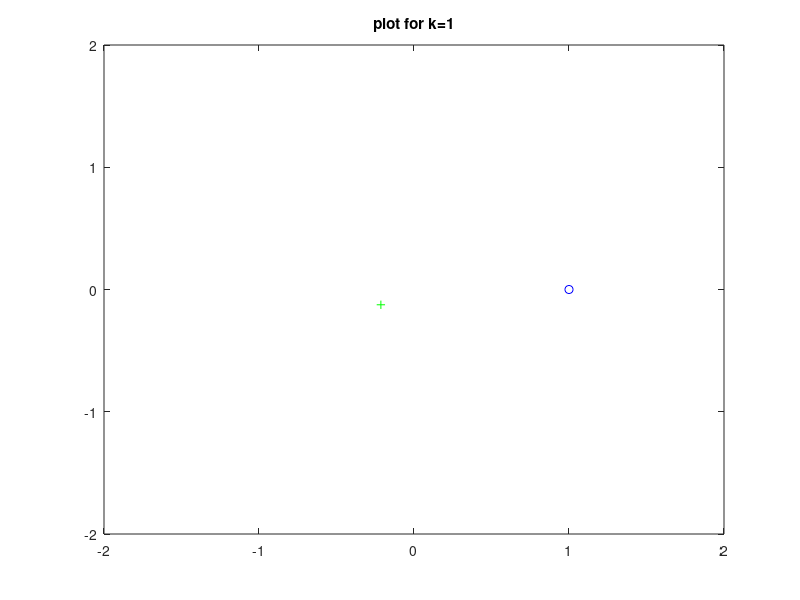

The MATLAB source for this figure: (Note: this script raises an error after producing the figure.)
clear all;
true_theta = rand()*(2*pi);
true_r = rand()*0.75; % constrain it in r=3/4

pos_true = true_r * [cos(true_theta);sin(true_theta)];

for K=[1 2 3 4 40]
   ref_thetas = linspace(0, 2*pi, K+1);
   x = zeros([2 K]);
   y = zeros([1 K]);
   sigma = 0.3*ones([1 K]);
   for j =1:K
      x(1,j) = cos(ref_thetas(j));
      x(2,j) = sin(ref_thetas(j));
      y(j) = norm(x(:, j)-pos_true);
      noise = mvnrnd(0,sigma(j),1);
      while y(j)+noise < 0 % get valid reading
          noise = mvnrnd(0,sigma(j),1);
      end
      y(j) = y(j) + noise;
   end
   sigma_x = 0.25;
   sigma_y = 0.25;
   
   % plot pieces
   figure;
   plot(x(1, :), x(2,:), 'ob'); hold on;
   plot(pos_true(1), pos_true(2), '+g');
   title(sprintf('plot for k=%i', K));
   xlim([-2 2]);
   ylim([-2 2]);
   % contours functions, takes in a [xe0, ye0] (candidate theta), and finds
   % the LL at that point.
   pdf = @(xe,ye) arrayfun(@(xe0,ye0) map_loglike([xe0;ye0], sigma_x, sigma_y, x,y, sigma),xe,ye);
   g = gca;
   fc = fcontour(pdf,[g.XLim g.YLim]);
   fc.LineStyle='--';
   fc.LevelList = exp(-1:0.1:3);
   colorbar
   hold off;
   disp(map_loglike(pos_true, sigma_x, sigma_y, x,y, sigma));
end


function LL = map_loglike(theta, sig_x,sig_y, x, y, sigma)
    [~, K] = size(x);
    
    p1 = 0;% sum of ln(p(y_i given x_i theta))
    for i=1:K
        p1 = p1 + sigma(i)^-2 * (y(i)-norm(x(:, i)-theta))^2; % data points based
    end
    
    cov = [sig_x^2 0 ; 0 sig_y^2];
    p2 = theta.'*inv(cov)*theta; % ln(p(theta)) part.
    
    LL = p1 + p2;
    LL = 1/(2*K) * LL;
end

